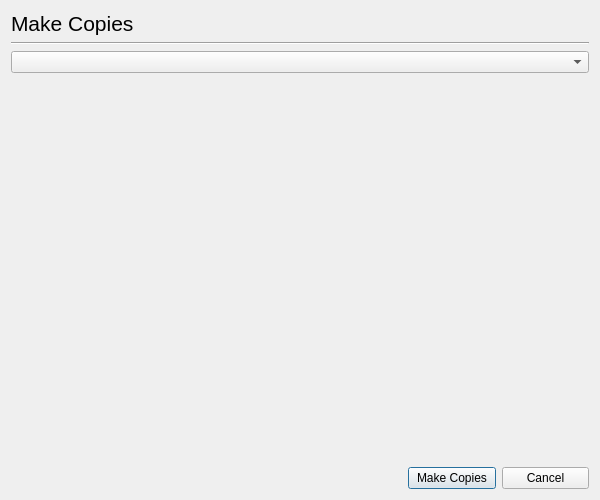
<ui version="4.0" >
 <class>Dialog</class>
 <widget class="QDialog" name="Dialog" >
  <property name="geometry" >
   <rect>
    <x>0</x>
    <y>0</y>
    <width>600</width>
    <height>500</height>
   </rect>
  </property>
  <property name="windowTitle" >
   <string>HP Device Manager - Make Copies</string>
  </property>
  <layout class="QGridLayout" >
   <item row="0" column="0" >
    <widget class="QLabel" name="label" >
     <property name="font" >
      <font>
       <pointsize>16</pointsize>
      </font>
     </property>
     <property name="text" >
      <string>Make Copies</string>
     </property>
    </widget>
   </item>
   <item row="1" column="0" colspan="4" >
    <widget class="Line" name="line" >
     <property name="orientation" >
      <enum>Qt::Horizontal</enum>
     </property>
    </widget>
   </item>
   <item row="2" column="0" colspan="4" >
    <widget class="DeviceUriComboBox" name="DeviceComboBox" />
   </item>
   <item row="3" column="1" >
    <spacer>
     <property name="orientation" >
      <enum>Qt::Vertical</enum>
     </property>
     <property name="sizeHint" >
      <size>
       <width>20</width>
       <height>341</height>
      </size>
     </property>
    </spacer>
   </item>
   <item row="4" column="0" colspan="2" >
    <spacer>
     <property name="orientation" >
      <enum>Qt::Horizontal</enum>
     </property>
     <property name="sizeHint" >
      <size>
       <width>391</width>
       <height>20</height>
      </size>
     </property>
    </spacer>
   </item>
   <item row="4" column="2" >
    <widget class="QPushButton" name="CopyButton" >
     <property name="text" >
      <string>Make Copies</string>
     </property>
    </widget>
   </item>
   <item row="4" column="3" >
    <widget class="QPushButton" name="CancelButton" >
     <property name="text" >
      <string>Cancel</string>
     </property>
    </widget>
   </item>
  </layout>
 </widget>
 <customwidgets>
  <customwidget>
   <class>DeviceUriComboBox</class>
   <extends>QComboBox</extends>
   <header>deviceuricombobox.h</header>
  </customwidget>
 </customwidgets>
 <resources/>
 <connections/>
</ui>
